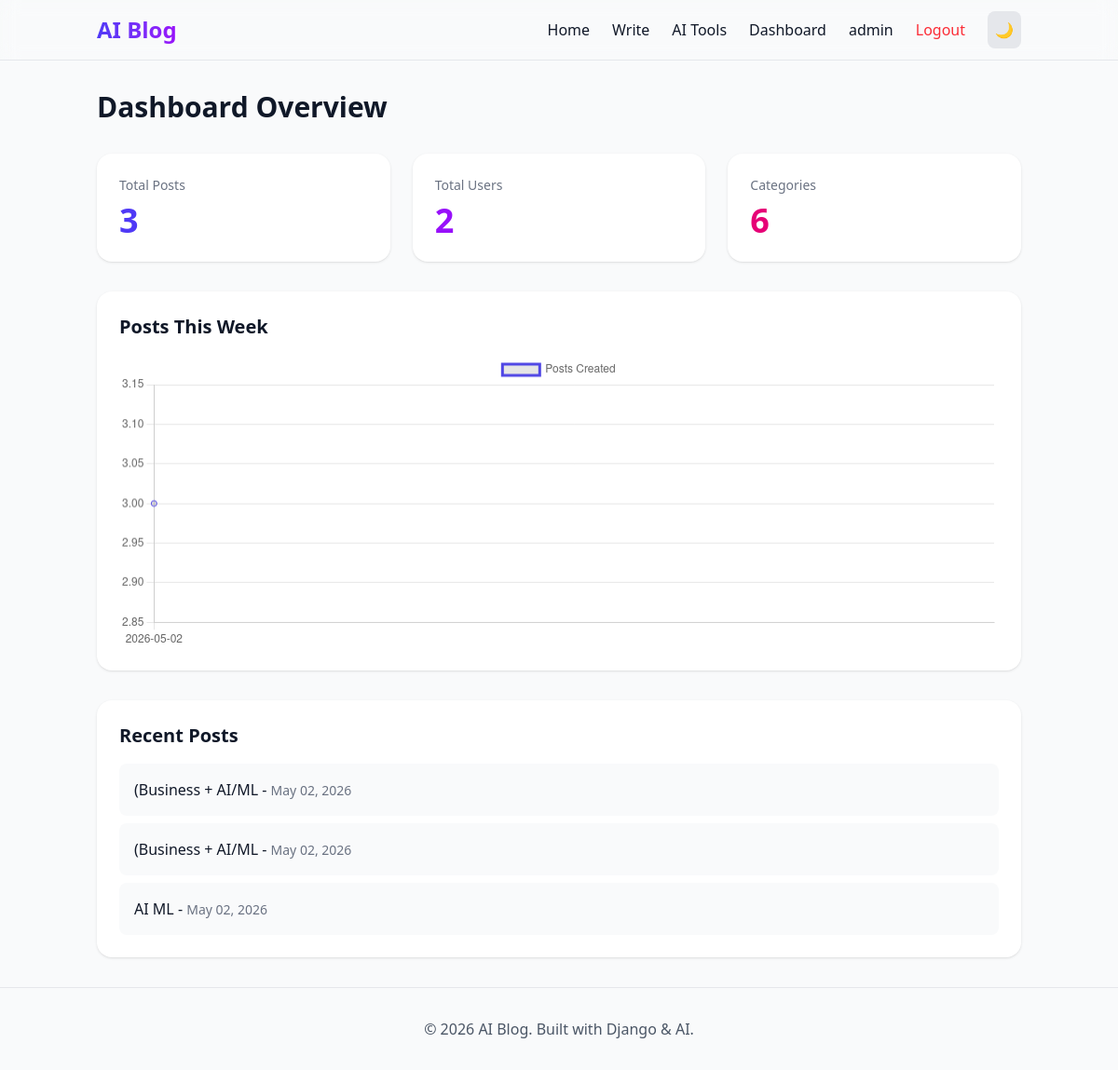
The app's page /dashboard/ (signed in) with its own data.
### users/models.py (models this page shows, shortened)
class CustomUser(AbstractUser):
    avatar = models.ImageField(upload_to='avatars/', blank=True, null=True)
    bio = models.TextField(blank=True, null=True)
    website = models.URLField(blank=True, null=True)

### posts/models.py (models this page shows, shortened)
class Post(models.Model):
    title = models.CharField(max_length=200)
    slug = models.SlugField(unique=True, blank=True)
    content = RichTextUploadingField()
    author = models.ForeignKey(User, on_delete=models.CASCADE, related_name='posts')
    category = models.ForeignKey(Category, on_delete=models.SET_NULL, null=True, blank=True)
    tags = TaggableManager(blank=True)
    created_at = models.DateTimeField(auto_now_add=True)
    updated_at = models.DateTimeField(auto_now=True)
    is_published = models.BooleanField(default=True)
    is_ai_generated = models.BooleanField(default=False)
    likes = models.ManyToManyField(User, related_name='liked_posts', blank=True)
    bookmarks = models.ManyToManyField(User, related_name='bookmarked_posts', blank=True)
    class Meta:
        ordering = ['-created_at']

### dashboard/views.py (the view)
# urls.py: path('', views.overview, name='overview'),
@login_required
def overview(request):
    total_posts = Post.objects.count()
    total_users = User.objects.count()
    total_categories = Category.objects.count()
    last_week = datetime.now() - timedelta(days=7)
    posts_by_day = (Post.objects
        .filter(created_at__gte=last_week)
        .extra({'date': "date(created_at)"})
        .values('date')
        .annotate(count=Count('id'))
        .order_by('date'))
    return render(request, 'dashboard/overview.html', {
        'total_posts': total_posts,
        'total_users': total_users,
        'total_categories': total_categories,
        'posts_by_day': list(posts_by_day),
        'recent_posts': Post.objects.order_by('-created_at')[:5],
    })

### templates/dashboard/overview.html (shortened to what this page needs)
{% extends 'base.html' %}
{% block content %}
<div class="max-w-7xl mx-auto" data-aos="fade-up">
    <h1 class="text-3xl font-bold mb-8">Dashboard Overview</h1>
    <div class="grid md:grid-cols-3 gap-6 mb-8">
        <div class="bg-white dark:bg-gray-800 rounded-2xl shadow p-6">
            <h3 class="text-gray-500 text-sm mb-2">Total Posts</h3>
            <p class="text-4xl font-bold text-indigo-600">{{ total_posts }}</p>
        </div>
        <div class="bg-white dark:bg-gray-800 rounded-2xl shadow p-6">
            <h3 class="text-gray-500 text-sm mb-2">Total Users</h3>
            <p class="text-4xl font-bold text-purple-600">{{ total_users }}</p>
        </div>
        <div class="bg-white dark:bg-gray-800 rounded-2xl shadow p-6">
            <h3 class="text-gray-500 text-sm mb-2">Categories</h3>
            <p class="text-4xl font-bold text-pink-600">{{ total_categories }}</p>
        </div>
    </div>
    <div class="bg-white dark:bg-gray-800 rounded-2xl shadow p-6 mb-8">
        <h2 class="text-xl font-bold mb-4">Posts This Week</h2>
        <canvas id="postsChart" height="100"></canvas>
    </div>
    <div class="bg-white dark:bg-gray-800 rounded-2xl shadow p-6">
        <h2 class="text-xl font-bold mb-4">Recent Posts</h2>
        <div class="space-y-2">
            {% for post in recent_posts %}
            <a href="{% url 'posts:post_detail' post.slug %}" class="block p-4 bg-gray-50 dark:bg-gray-700 rounded-lg hover:bg-gray-100 dark:hover:bg-gray-600 transition">
                {{ post.title }} - <span class="text-sm text-gray-500">{{ post.created_at|date:"M d, Y" }}</span>
            </a>
            {% endfor %}
        </div>
    </div>
</div>
{% block scripts %}
<script>
const ctx = document.getElementById('postsChart').getContext('2d');
new Chart(ctx, {
    type: 'line',
    data: {
        labels: {{ posts_by_day|safe|default:"[]" }}.map(d => d.date),
        datasets: [{
            label: 'Posts Created',
            data: {{ posts_by_day|safe|default:"[]" }}.map(d => d.count),
            borderColor: 'rgb(79, 70, 229)',
            tension: 0.1
        }]
    }
});
</script>
{% endblock %}
{% endblock %}

### templates/base.html (shortened to what this page needs)
<!DOCTYPE html>
<html lang="en" class="{% if request.session.dark_mode %}dark{% endif %}">
<head>
    {% load static %}
    <link rel="stylesheet" href="{% static 'css/output.css' %}">
    <link rel="stylesheet" href="https://cdnjs.cloudflare.com/ajax/libs/aos/2.3.4/aos.css">
</head>
<body class="bg-gray-50 dark:bg-gray-900 text-gray-900 dark:text-gray-100 transition-colors min-h-screen flex flex-col">
    <nav class="glass sticky top-0 z-40 border-b border-gray-200 dark:border-gray-700">
        <div class="container mx-auto px-4 py-3 flex justify-between items-center">
            <a href="/" class="text-2xl font-bold bg-gradient-to-r from-indigo-600 to-purple-600 bg-clip-text text-transparent">AI Blog</a>
            <div class="flex items-center gap-6">
                <a href="/" class="hover:text-indigo-600 transition">Home</a>
                {% if user.is_authenticated %}
                    <a href="{% url 'posts:post_create' %}" class="hover:text-indigo-600 transition">Write</a>
                    <a href="{% url 'ai:ai_generate' %}" class="hover:text-indigo-600 transition">AI Tools</a>
                    <a href="{% url 'dashboard:overview' %}" class="hover:text-indigo-600 transition">Dashboard</a>
                    <a href="{% url 'users:profile' %}" class="flex items-center gap-2">
                        {{ user.username }}
                    </a>
                    <form action="{% url 'users:logout' %}" method="post" class="inline">{% csrf_token %}<button type="submit" class="text-red-500">Logout</button></form>
                {% else %}
                    <a href="{% url 'users:login' %}" class="hover:text-indigo-600 transition">Login</a>
                    <a href="{% url 'users:signup' %}" class="bg-indigo-600 text-white px-4 py-2 rounded-lg hover:bg-indigo-700 transition">Sign Up</a>
                {% endif %}
                <button id="dark-toggle" class="p-2 rounded-lg bg-gray-200 dark:bg-gray-700">
                    <span class="dark:hidden">🌙</span><span class="hidden dark:inline">☀️</span>
                </button>
            </div>
        </div>
    </nav>
    <main class="container mx-auto px-4 py-8 flex-grow">
        {% block content %}{% endblock %}
    </main>
    <footer class="border-t border-gray-200 dark:border-gray-700 py-8 mt-auto">
        <div class="container mx-auto px-4 text-center text-gray-600 dark:text-gray-400">
            © 2026 AI Blog. Built with Django & AI.
        </div>
    </footer>
    {% block scripts %}{% endblock %}
</body>
</html>

### records on screen
CustomUser: username "admin"
Post: title "(Business + AI/ML", created_at "May 02, 2026"
Post: title "(Business + AI/ML", created_at "May 02, 2026"
Post: title "AI ML", created_at "May 02, 2026"

### other values on screen
{{ total_posts }} "3"
{{ total_users }} "2"
{{ total_categories }} "6"
chart data {{ posts_by_day|safe|default:"[]" }} [{'date': '2026-05-02', 'count': 3}], [{'date': '2026-05-02', 'count': 3}]
